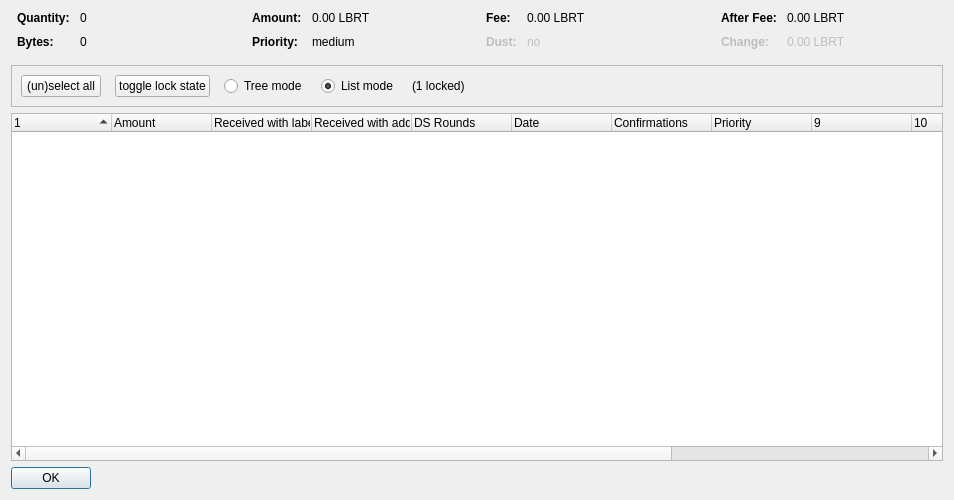
<?xml version="1.0" encoding="UTF-8"?>
<ui version="4.0">
 <class>CoinControlDialog</class>
 <widget class="QDialog" name="CoinControlDialog">
  <property name="geometry">
   <rect>
    <x>0</x>
    <y>0</y>
    <width>954</width>
    <height>500</height>
   </rect>
  </property>
  <property name="windowTitle">
   <string>Coin Selection</string>
  </property>
  <layout class="QVBoxLayout" name="verticalLayout">
   <item>
    <layout class="QHBoxLayout" name="horizontalLayoutTop" stretch="0,0,0,0">
     <property name="topMargin">
      <number>0</number>
     </property>
     <property name="bottomMargin">
      <number>10</number>
     </property>
     <item>
      <layout class="QFormLayout" name="formLayoutCoinControl1">
       <property name="horizontalSpacing">
        <number>10</number>
       </property>
       <property name="verticalSpacing">
        <number>10</number>
       </property>
       <property name="leftMargin">
        <number>6</number>
       </property>
       <property name="rightMargin">
        <number>6</number>
       </property>
       <item row="0" column="0">
        <widget class="QLabel" name="labelCoinControlQuantityText">
         <property name="font">
          <font>
           <weight>75</weight>
           <bold>true</bold>
          </font>
         </property>
         <property name="text">
          <string>Quantity:</string>
         </property>
        </widget>
       </item>
       <item row="0" column="1">
        <widget class="QLabel" name="labelCoinControlQuantity">
         <property name="cursor">
          <cursorShape>IBeamCursor</cursorShape>
         </property>
         <property name="contextMenuPolicy">
          <enum>Qt::ActionsContextMenu</enum>
         </property>
         <property name="text">
          <string notr="true">0</string>
         </property>
         <property name="textInteractionFlags">
          <set>Qt::LinksAccessibleByMouse|Qt::TextSelectableByKeyboard|Qt::TextSelectableByMouse</set>
         </property>
        </widget>
       </item>
       <item row="1" column="0">
        <widget class="QLabel" name="labelCoinControlBytesText">
         <property name="font">
          <font>
           <weight>75</weight>
           <bold>true</bold>
          </font>
         </property>
         <property name="text">
          <string>Bytes:</string>
         </property>
        </widget>
       </item>
       <item row="1" column="1">
        <widget class="QLabel" name="labelCoinControlBytes">
         <property name="cursor">
          <cursorShape>IBeamCursor</cursorShape>
         </property>
         <property name="contextMenuPolicy">
          <enum>Qt::ActionsContextMenu</enum>
         </property>
         <property name="text">
          <string notr="true">0</string>
         </property>
         <property name="textInteractionFlags">
          <set>Qt::LinksAccessibleByMouse|Qt::TextSelectableByKeyboard|Qt::TextSelectableByMouse</set>
         </property>
        </widget>
       </item>
      </layout>
     </item>
     <item>
      <layout class="QFormLayout" name="formLayoutCoinControl2">
       <property name="horizontalSpacing">
        <number>10</number>
       </property>
       <property name="verticalSpacing">
        <number>10</number>
       </property>
       <property name="leftMargin">
        <number>6</number>
       </property>
       <property name="rightMargin">
        <number>6</number>
       </property>
       <item row="0" column="0">
        <widget class="QLabel" name="labelCoinControlAmountText">
         <property name="font">
          <font>
           <weight>75</weight>
           <bold>true</bold>
          </font>
         </property>
         <property name="text">
          <string>Amount:</string>
         </property>
        </widget>
       </item>
       <item row="0" column="1">
        <widget class="QLabel" name="labelCoinControlAmount">
         <property name="cursor">
          <cursorShape>IBeamCursor</cursorShape>
         </property>
         <property name="contextMenuPolicy">
          <enum>Qt::ActionsContextMenu</enum>
         </property>
         <property name="text">
          <string notr="true">0.00 LBRT</string>
         </property>
         <property name="textInteractionFlags">
          <set>Qt::LinksAccessibleByMouse|Qt::TextSelectableByKeyboard|Qt::TextSelectableByMouse</set>
         </property>
        </widget>
       </item>
       <item row="1" column="0">
        <widget class="QLabel" name="labelCoinControlPriorityText">
         <property name="font">
          <font>
           <weight>75</weight>
           <bold>true</bold>
          </font>
         </property>
         <property name="text">
          <string>Priority:</string>
         </property>
        </widget>
       </item>
       <item row="1" column="1">
        <widget class="QLabel" name="labelCoinControlPriority">
         <property name="cursor">
          <cursorShape>IBeamCursor</cursorShape>
         </property>
         <property name="contextMenuPolicy">
          <enum>Qt::ActionsContextMenu</enum>
         </property>
         <property name="text">
          <string>medium</string>
         </property>
         <property name="textInteractionFlags">
          <set>Qt::LinksAccessibleByMouse|Qt::TextSelectableByKeyboard|Qt::TextSelectableByMouse</set>
         </property>
        </widget>
       </item>
      </layout>
     </item>
     <item>
      <layout class="QFormLayout" name="formLayoutCoinControl3">
       <property name="horizontalSpacing">
        <number>10</number>
       </property>
       <property name="verticalSpacing">
        <number>10</number>
       </property>
       <property name="leftMargin">
        <number>6</number>
       </property>
       <property name="rightMargin">
        <number>6</number>
       </property>
       <item row="0" column="0">
        <widget class="QLabel" name="labelCoinControlFeeText">
         <property name="font">
          <font>
           <weight>75</weight>
           <bold>true</bold>
          </font>
         </property>
         <property name="text">
          <string>Fee:</string>
         </property>
        </widget>
       </item>
       <item row="0" column="1">
        <widget class="QLabel" name="labelCoinControlFee">
         <property name="cursor">
          <cursorShape>IBeamCursor</cursorShape>
         </property>
         <property name="contextMenuPolicy">
          <enum>Qt::ActionsContextMenu</enum>
         </property>
         <property name="text">
          <string notr="true">0.00 LBRT</string>
         </property>
         <property name="textInteractionFlags">
          <set>Qt::LinksAccessibleByMouse|Qt::TextSelectableByKeyboard|Qt::TextSelectableByMouse</set>
         </property>
        </widget>
       </item>
       <item row="1" column="0">
        <widget class="QLabel" name="labelCoinControlLowOutputText">
         <property name="enabled">
          <bool>false</bool>
         </property>
         <property name="font">
          <font>
           <weight>75</weight>
           <bold>true</bold>
          </font>
         </property>
         <property name="text">
          <string>Dust:</string>
         </property>
        </widget>
       </item>
       <item row="1" column="1">
        <widget class="QLabel" name="labelCoinControlLowOutput">
         <property name="enabled">
          <bool>false</bool>
         </property>
         <property name="cursor">
          <cursorShape>IBeamCursor</cursorShape>
         </property>
         <property name="contextMenuPolicy">
          <enum>Qt::ActionsContextMenu</enum>
         </property>
         <property name="text">
          <string>no</string>
         </property>
         <property name="textInteractionFlags">
          <set>Qt::LinksAccessibleByMouse|Qt::TextSelectableByKeyboard|Qt::TextSelectableByMouse</set>
         </property>
        </widget>
       </item>
      </layout>
     </item>
     <item>
      <layout class="QFormLayout" name="formLayoutCoinControl4">
       <property name="horizontalSpacing">
        <number>10</number>
       </property>
       <property name="verticalSpacing">
        <number>10</number>
       </property>
       <property name="leftMargin">
        <number>6</number>
       </property>
       <property name="rightMargin">
        <number>6</number>
       </property>
       <item row="0" column="0">
        <widget class="QLabel" name="labelCoinControlAfterFeeText">
         <property name="font">
          <font>
           <weight>75</weight>
           <bold>true</bold>
          </font>
         </property>
         <property name="text">
          <string>After Fee:</string>
         </property>
        </widget>
       </item>
       <item row="0" column="1">
        <widget class="QLabel" name="labelCoinControlAfterFee">
         <property name="cursor">
          <cursorShape>IBeamCursor</cursorShape>
         </property>
         <property name="contextMenuPolicy">
          <enum>Qt::ActionsContextMenu</enum>
         </property>
         <property name="text">
          <string notr="true">0.00 LBRT</string>
         </property>
         <property name="textInteractionFlags">
          <set>Qt::LinksAccessibleByMouse|Qt::TextSelectableByKeyboard|Qt::TextSelectableByMouse</set>
         </property>
        </widget>
       </item>
       <item row="1" column="0">
        <widget class="QLabel" name="labelCoinControlChangeText">
         <property name="enabled">
          <bool>false</bool>
         </property>
         <property name="font">
          <font>
           <weight>75</weight>
           <bold>true</bold>
          </font>
         </property>
         <property name="text">
          <string>Change:</string>
         </property>
        </widget>
       </item>
       <item row="1" column="1">
        <widget class="QLabel" name="labelCoinControlChange">
         <property name="enabled">
          <bool>false</bool>
         </property>
         <property name="cursor">
          <cursorShape>IBeamCursor</cursorShape>
         </property>
         <property name="contextMenuPolicy">
          <enum>Qt::ActionsContextMenu</enum>
         </property>
         <property name="text">
          <string notr="true">0.00 LBRT</string>
         </property>
         <property name="textInteractionFlags">
          <set>Qt::LinksAccessibleByMouse|Qt::TextSelectableByKeyboard|Qt::TextSelectableByMouse</set>
         </property>
        </widget>
       </item>
      </layout>
     </item>
    </layout>
   </item>
   <item>
    <widget class="QFrame" name="frame">
     <property name="minimumSize">
      <size>
       <width>0</width>
       <height>40</height>
      </size>
     </property>
     <property name="frameShape">
      <enum>QFrame::StyledPanel</enum>
     </property>
     <property name="frameShadow">
      <enum>QFrame::Sunken</enum>
     </property>
     <layout class="QHBoxLayout" name="horizontalLayout">
      <item>
       <layout class="QHBoxLayout" name="horizontalLayoutPanel" stretch="0,0,0,0,0,0">
        <property name="spacing">
         <number>14</number>
        </property>
        <item>
         <widget class="QPushButton" name="pushButtonSelectAll">
          <property name="sizePolicy">
           <sizepolicy hsizetype="Maximum" vsizetype="Fixed">
            <horstretch>0</horstretch>
            <verstretch>0</verstretch>
           </sizepolicy>
          </property>
          <property name="text">
           <string>(un)select all</string>
          </property>
          <property name="autoDefault">
           <bool>false</bool>
          </property>
         </widget>
        </item>
        <item>
         <widget class="QPushButton" name="pushButtonToggleLock">
          <property name="sizePolicy">
           <sizepolicy hsizetype="Maximum" vsizetype="Fixed">
            <horstretch>0</horstretch>
            <verstretch>0</verstretch>
           </sizepolicy>
          </property>
          <property name="text">
           <string>toggle lock state</string>
          </property>
          <property name="autoDefault">
           <bool>false</bool>
          </property>
         </widget>
        </item>
        <item>
         <widget class="QRadioButton" name="radioTreeMode">
          <property name="sizePolicy">
           <sizepolicy hsizetype="Maximum" vsizetype="Fixed">
            <horstretch>0</horstretch>
            <verstretch>0</verstretch>
           </sizepolicy>
          </property>
          <property name="text">
           <string>Tree mode</string>
          </property>
         </widget>
        </item>
        <item>
         <widget class="QRadioButton" name="radioListMode">
          <property name="sizePolicy">
           <sizepolicy hsizetype="Maximum" vsizetype="Fixed">
            <horstretch>0</horstretch>
            <verstretch>0</verstretch>
           </sizepolicy>
          </property>
          <property name="text">
           <string>List mode</string>
          </property>
          <property name="checked">
           <bool>true</bool>
          </property>
         </widget>
        </item>
        <item>
         <widget class="QLabel" name="labelLocked">
          <property name="text">
           <string>(1 locked)</string>
          </property>
         </widget>
        </item>
        <item>
         <spacer name="horizontalSpacer">
          <property name="orientation">
           <enum>Qt::Horizontal</enum>
          </property>
          <property name="sizeHint" stdset="0">
           <size>
            <width>40</width>
            <height>20</height>
           </size>
          </property>
         </spacer>
        </item>
       </layout>
      </item>
     </layout>
    </widget>
   </item>
   <item>
    <widget class="CoinControlTreeWidget" name="treeWidget">
     <property name="contextMenuPolicy">
      <enum>Qt::CustomContextMenu</enum>
     </property>
     <property name="sortingEnabled">
      <bool>false</bool>
     </property>
     <property name="columnCount">
      <number>13</number>
     </property>
     <attribute name="headerShowSortIndicator" stdset="0">
      <bool>true</bool>
     </attribute>
     <attribute name="headerStretchLastSection">
      <bool>false</bool>
     </attribute>
     <column>
      <property name="text">
       <string/>
      </property>
     </column>
     <column>
      <property name="text">
       <string>Amount</string>
      </property>
     </column>
     <column>
      <property name="text">
       <string>Received with label</string>
      </property>
     </column>
     <column>
      <property name="text">
       <string>Received with address</string>
      </property>
     </column>
     <column>
      <property name="text">
       <string>DS Rounds</string>
      </property>
     </column>
     <column>
      <property name="text">
       <string>Date</string>
      </property>
     </column>
     <column>
      <property name="text">
       <string>Confirmations</string>
      </property>
      <property name="toolTip">
       <string>Confirmed</string>
      </property>
     </column>
     <column>
      <property name="text">
       <string>Priority</string>
      </property>
     </column>
     <column>
      <property name="text">
       <string/>
      </property>
     </column>
     <column>
      <property name="text">
       <string/>
      </property>
     </column>
     <column>
      <property name="text">
       <string/>
      </property>
     </column>
     <column>
      <property name="text">
       <string/>
      </property>
     </column>
     <column>
      <property name="text">
       <string/>
      </property>
     </column>
    </widget>
   </item>
   <item>
    <widget class="QDialogButtonBox" name="buttonBox">
     <property name="sizePolicy">
      <sizepolicy hsizetype="Maximum" vsizetype="Fixed">
       <horstretch>0</horstretch>
       <verstretch>0</verstretch>
      </sizepolicy>
     </property>
     <property name="orientation">
      <enum>Qt::Horizontal</enum>
     </property>
     <property name="standardButtons">
      <set>QDialogButtonBox::Ok</set>
     </property>
    </widget>
   </item>
  </layout>
 </widget>
 <customwidgets>
  <customwidget>
   <class>CoinControlTreeWidget</class>
   <extends>QTreeWidget</extends>
   <header>coincontroltreewidget.h</header>
  </customwidget>
 </customwidgets>
 <resources/>
 <connections/>
</ui>
